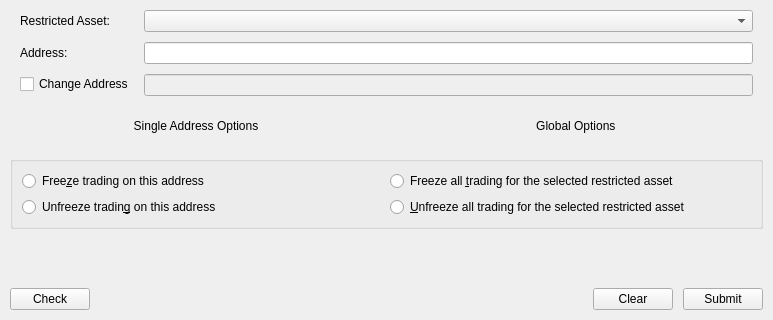
<?xml version="1.0" encoding="UTF-8"?>
<ui version="4.0">
 <class>FreezeAddress</class>
 <widget class="QWidget" name="FreezeAddress">
  <property name="geometry">
   <rect>
    <x>0</x>
    <y>0</y>
    <width>773</width>
    <height>320</height>
   </rect>
  </property>
  <property name="windowTitle">
   <string>Frame</string>
  </property>
  <layout class="QVBoxLayout" name="verticalLayout_2">
   <property name="spacing">
    <number>10</number>
   </property>
   <property name="leftMargin">
    <number>10</number>
   </property>
   <property name="topMargin">
    <number>10</number>
   </property>
   <property name="rightMargin">
    <number>10</number>
   </property>
   <property name="bottomMargin">
    <number>10</number>
   </property>
   <item>
    <layout class="QFormLayout" name="formLayout_2">
     <property name="horizontalSpacing">
      <number>10</number>
     </property>
     <property name="verticalSpacing">
      <number>10</number>
     </property>
     <property name="leftMargin">
      <number>10</number>
     </property>
     <property name="rightMargin">
      <number>10</number>
     </property>
     <item row="1" column="0">
      <widget class="QLabel" name="labelRestricted">
       <property name="text">
        <string>Restricted Asset:</string>
       </property>
      </widget>
     </item>
     <item row="3" column="0">
      <widget class="QLabel" name="labelAddress">
       <property name="text">
        <string>Address:</string>
       </property>
      </widget>
     </item>
     <item row="3" column="1">
      <widget class="QValidatedLineEdit" name="lineEditAddress">
       <property name="maxLength">
        <number>50</number>
       </property>
      </widget>
     </item>
     <item row="4" column="0">
      <widget class="QCheckBox" name="checkBoxChangeAddress">
       <property name="text">
        <string>Change Address</string>
       </property>
      </widget>
     </item>
     <item row="4" column="1">
      <widget class="QLineEdit" name="lineEditChangeAddress">
       <property name="enabled">
        <bool>false</bool>
       </property>
       <property name="maxLength">
        <number>50</number>
       </property>
      </widget>
     </item>
     <item row="1" column="1">
      <widget class="QComboBox" name="assetComboBox"/>
     </item>
    </layout>
   </item>
   <item>
    <layout class="QHBoxLayout" name="horizontalLayout">
     <item>
      <widget class="QLabel" name="labelAddress_2">
       <property name="text">
        <string>Single Address Options</string>
       </property>
       <property name="alignment">
        <set>Qt::AlignCenter</set>
       </property>
      </widget>
     </item>
     <item>
      <widget class="QLabel" name="labelGlobal">
       <property name="text">
        <string>Global Options </string>
       </property>
       <property name="alignment">
        <set>Qt::AlignCenter</set>
       </property>
      </widget>
     </item>
    </layout>
   </item>
   <item>
    <layout class="QHBoxLayout" name="horizontalLayout_3">
     <item>
      <widget class="QGroupBox" name="groupBoxFreezeOptions">
       <property name="title">
        <string/>
       </property>
       <layout class="QVBoxLayout" name="verticalLayout_5">
        <item>
         <layout class="QHBoxLayout" name="horizontalLayout_4">
          <item>
           <layout class="QVBoxLayout" name="verticalLayout">
            <item>
             <widget class="QRadioButton" name="radioButtonFreezeAddress">
              <property name="text">
               <string>Free&amp;ze trading on this address</string>
              </property>
             </widget>
            </item>
            <item>
             <widget class="QRadioButton" name="radioButtonUnfreezeAddress">
              <property name="text">
               <string>Unfreeze tradin&amp;g on this address</string>
              </property>
             </widget>
            </item>
           </layout>
          </item>
          <item>
           <layout class="QVBoxLayout" name="verticalLayout_3">
            <item>
             <widget class="QRadioButton" name="radioButtonGlobalFreeze">
              <property name="text">
               <string>Freeze all &amp;trading for the selected restricted asset</string>
              </property>
             </widget>
            </item>
            <item>
             <widget class="QRadioButton" name="radioButtonGlobalUnfreeze">
              <property name="text">
               <string>&amp;Unfreeze all trading for the selected restricted asset</string>
              </property>
             </widget>
            </item>
           </layout>
          </item>
         </layout>
        </item>
       </layout>
      </widget>
     </item>
    </layout>
   </item>
   <item>
    <widget class="QLabel" name="labelWarning">
     <property name="text">
      <string/>
     </property>
    </widget>
   </item>
   <item>
    <layout class="QHBoxLayout" name="horizontalLayout_2">
     <item>
      <widget class="QPushButton" name="buttonCheck">
       <property name="text">
        <string>Check</string>
       </property>
      </widget>
     </item>
     <item>
      <spacer name="horizontalSpacer_3">
       <property name="orientation">
        <enum>Qt::Horizontal</enum>
       </property>
       <property name="sizeHint" stdset="0">
        <size>
         <width>40</width>
         <height>20</height>
        </size>
       </property>
      </spacer>
     </item>
     <item>
      <widget class="QPushButton" name="buttonClear">
       <property name="text">
        <string>Clear</string>
       </property>
      </widget>
     </item>
     <item>
      <widget class="QPushButton" name="buttonSubmit">
       <property name="text">
        <string>Submit</string>
       </property>
      </widget>
     </item>
    </layout>
   </item>
  </layout>
 </widget>
 <customwidgets>
  <customwidget>
   <class>QValidatedLineEdit</class>
   <extends>QLineEdit</extends>
   <header>qvalidatedlineedit.h</header>
  </customwidget>
 </customwidgets>
 <resources/>
 <connections/>
</ui>
